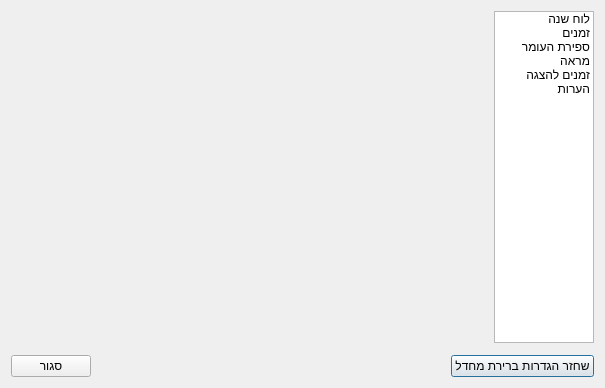
<?xml version="1.0" encoding="UTF-8"?>
<ui version="4.0">
 <class>SettingsDialog</class>
 <widget class="QDialog" name="SettingsDialog">
  <property name="geometry">
   <rect>
    <x>0</x>
    <y>0</y>
    <width>605</width>
    <height>388</height>
   </rect>
  </property>
  <property name="minimumSize">
   <size>
    <width>0</width>
    <height>0</height>
   </size>
  </property>
  <property name="windowTitle">
   <string>הגדרות</string>
  </property>
  <property name="layoutDirection">
   <enum>Qt::RightToLeft</enum>
  </property>
  <property name="sizeGripEnabled">
   <bool>false</bool>
  </property>
  <layout class="QVBoxLayout" name="verticalLayout">
   <property name="spacing">
    <number>12</number>
   </property>
   <item>
    <layout class="QHBoxLayout" name="horizontalLayout" stretch="1,2">
     <item>
      <widget class="QListWidget" name="listWidget">
       <property name="maximumSize">
        <size>
         <width>100</width>
         <height>16777215</height>
        </size>
       </property>
       <property name="currentRow">
        <number>-1</number>
       </property>
       <item>
        <property name="text">
         <string>לוח שנה</string>
        </property>
       </item>
       <item>
        <property name="text">
         <string>זמנים</string>
        </property>
       </item>
       <item>
        <property name="text">
         <string>ספירת העומר</string>
        </property>
       </item>
       <item>
        <property name="text">
         <string>מראה</string>
        </property>
       </item>
       <item>
        <property name="text">
         <string>זמנים להצגה</string>
        </property>
       </item>
       <item>
        <property name="text">
         <string>הערות</string>
        </property>
       </item>
      </widget>
     </item>
     <item>
      <widget class="QStackedWidget" name="stackedWidget">
       <property name="currentIndex">
        <number>-1</number>
       </property>
      </widget>
     </item>
    </layout>
   </item>
   <item>
    <layout class="QHBoxLayout" name="horizontalLayout_2" stretch="0,0,0">
     <property name="spacing">
      <number>6</number>
     </property>
     <property name="topMargin">
      <number>0</number>
     </property>
     <property name="rightMargin">
      <number>0</number>
     </property>
     <item>
      <widget class="QPushButton" name="resetPushButton">
       <property name="sizePolicy">
        <sizepolicy hsizetype="Fixed" vsizetype="Fixed">
         <horstretch>0</horstretch>
         <verstretch>0</verstretch>
        </sizepolicy>
       </property>
       <property name="text">
        <string>שחזר הגדרות ברירת מחדל</string>
       </property>
      </widget>
     </item>
     <item>
      <spacer name="horizontalSpacer">
       <property name="orientation">
        <enum>Qt::Horizontal</enum>
       </property>
       <property name="sizeHint" stdset="0">
        <size>
         <width>40</width>
         <height>20</height>
        </size>
       </property>
      </spacer>
     </item>
     <item>
      <widget class="QPushButton" name="pushButton">
       <property name="sizePolicy">
        <sizepolicy hsizetype="Maximum" vsizetype="Fixed">
         <horstretch>0</horstretch>
         <verstretch>0</verstretch>
        </sizepolicy>
       </property>
       <property name="text">
        <string>סגור</string>
       </property>
      </widget>
     </item>
    </layout>
   </item>
  </layout>
 </widget>
 <resources/>
 <connections/>
</ui>
